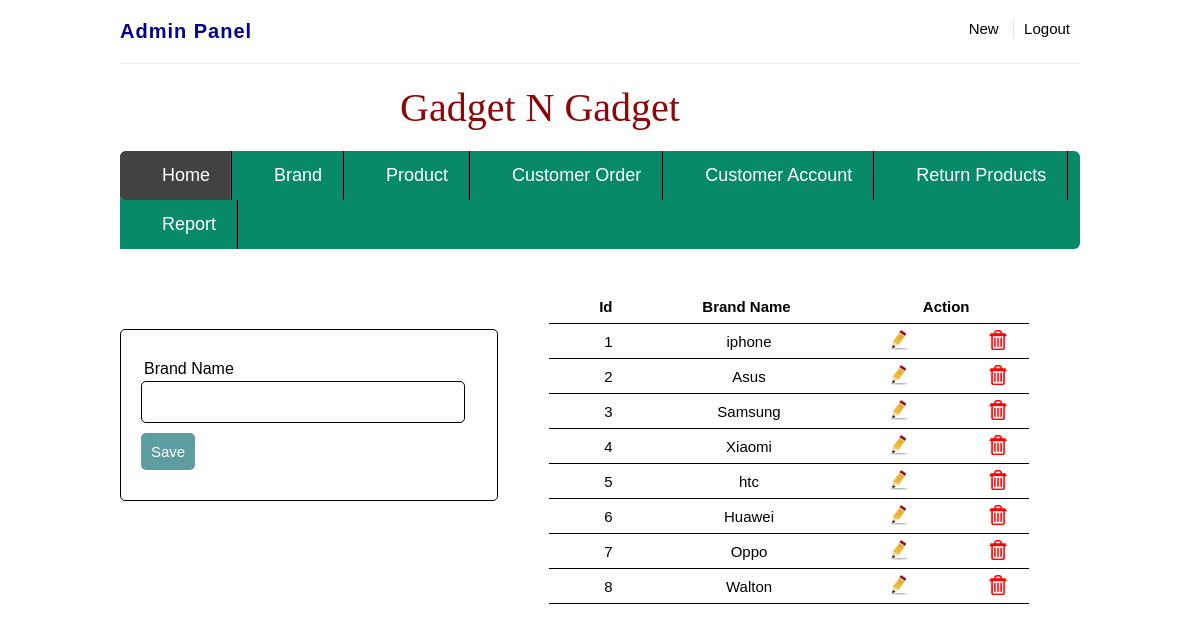
The page /Project/brand.php (signed in) on the database its author committed.
### tables this page shows
CREATE TABLE `brand` (
  `brand_id` int(50) NOT NULL,
  `b_name` varchar(50) NOT NULL
);

### Project/brand_sql.php (called while the page is built, shortened)
<?php
	$con = mysqli_connect('localhost', 'root', '', 'gng');
	$name = "";
	$update = false;
$results = mysqli_query($con, "SELECT * FROM brand");
?>

### Project/brand.php (the view, shortened to what this page needs)
<?php include 'aheader.php';?>
<?php  include('brand_sql.php'); ?>
<div class="brnd">
<form method="post" action="brand_sql.php" >
    <div class="input-group">
      <label>Brand Name</label>
<input type="text" name="b_name" required value="<?php echo $name; ?>">
</div>
   <div class="input-group">
      <?php if ($update == true): ?>
  <button class="btn" type="submit" name="update" style="background: #556B2F;" >update</button>
<?php else: ?>
  <button class="btn" type="submit" name="save" >Save</button>
<?php endif ?>
    </div>
  </form>
</div>
<table>
  <thead>
    <tr style="text-align: center">
    <th>Id</th>
      <th>Brand Name</th>
      <th colspan="2">Action</th>
    </tr>
  </thead>
  <?php while ($row = mysqli_fetch_array($results)) { ?>
    <tr style="text-align: center">
      <td><?php echo $row['brand_id']; ?></td>
      <td><?php echo $row['b_name']; ?></td>
      <td>
        <a href="brand.php?edit=<?php echo $row['brand_id']; ?>"  ><img src = 'images/edit.png' height = 20 width = 20></a>
      </td>
      <td>
        <a href="brand_sql.php?del=<?php echo $row['brand_id']; ?>"  onclick="return confirm('Are you sure want to delete?');"><img src = 'images/delete.png' height = 20 width = 20></a>
      </td>
    </tr>
  <?php } ?>
</table>

### Project/css/astyle.css (style rules this page uses)
html,body,span,applet,object,iframe,h1,h2,h3,h4,h5,h6,p,blockquote,pre,a,abbr,acronym,address,big,cite,code,del,dfn,em,ins,kbd,q,s,samp,small,strike,strong,sub,sup,var,b,u,i,dl,dd,ol,nav ul,nav li,fieldset,form,label,legend,caption,tfoot,article,aside,canvas,details,embed,figure,figcaption,footer,header,hgroup,menu,nav,output,ruby,section,summary,time,mark,audio,video { margin:0;padding:0;border:0;font-size:100%;font:inherit;vertical-align:baseline; }
a { text-decoration:none; }
img { max-width:100%; }
body { font-family: Arial, Helvetica, sans-serif; background: #FFF; }
.input-group { margin:10px 0px 10px 0px; }
.input-group label { display: block; text-align: left; margin:3px; }
.input-group input { height: 30px; width: 90%; padding:5px 10px; font-size: 16px; border-radius: 5px; border:1px solid; }
.btn { padding:10px; font-size: 15px; color: white; background:#5F9EA0; border:none; border-radius: 5px; }

### Project/css/brand.css (style rules this page uses)
table { width: 50%; margin: 40px auto; border-collapse: collapse; text-align: left; }
tr { border-bottom: 1px solid black; }
th, td { border: none; height: 30px; padding: 2px; padding-left: 35px; }
.brnd form { width: 35%; margin: 180px auto; text-align: left; padding: 20px; border: 1px solid black; border-radius: 5px; margin-top: 80px; float: left; }
.btn { padding: 10px; font-size: 15px; color: white; background: #5F9EA0; border: none; border-radius: 5px; }

### Project/css/product.css (style rules this page uses)
table { width: 50%; margin: 40px auto; border-collapse: collapse; text-align: left; }
tr { border-bottom: 1px solid black; }
th, td { border: none; height: 30px; padding: 2px; padding-left: 35px; font-size: 15px; }
.btn { padding: 10px; font-size: 15px; color: white; background: #5F9EA0; border: none; border-radius: 5px; }

### Project/css/stock.css (style rules this page uses)
.stock th, td { border: none; height: 30px; padding: 2px; padding-left: 40px; font-size: 15px; }

### rows shown on the page
brand: brand_id "1", b_name "iphone"
brand: brand_id "2", b_name "Asus"
brand: brand_id "3", b_name "Samsung"
brand: brand_id "4", b_name "Xiaomi"
brand: brand_id "5", b_name "htc"
brand: brand_id "6", b_name "Huawei"
brand: brand_id "7", b_name "Oppo"
brand: brand_id "8", b_name "Walton"
